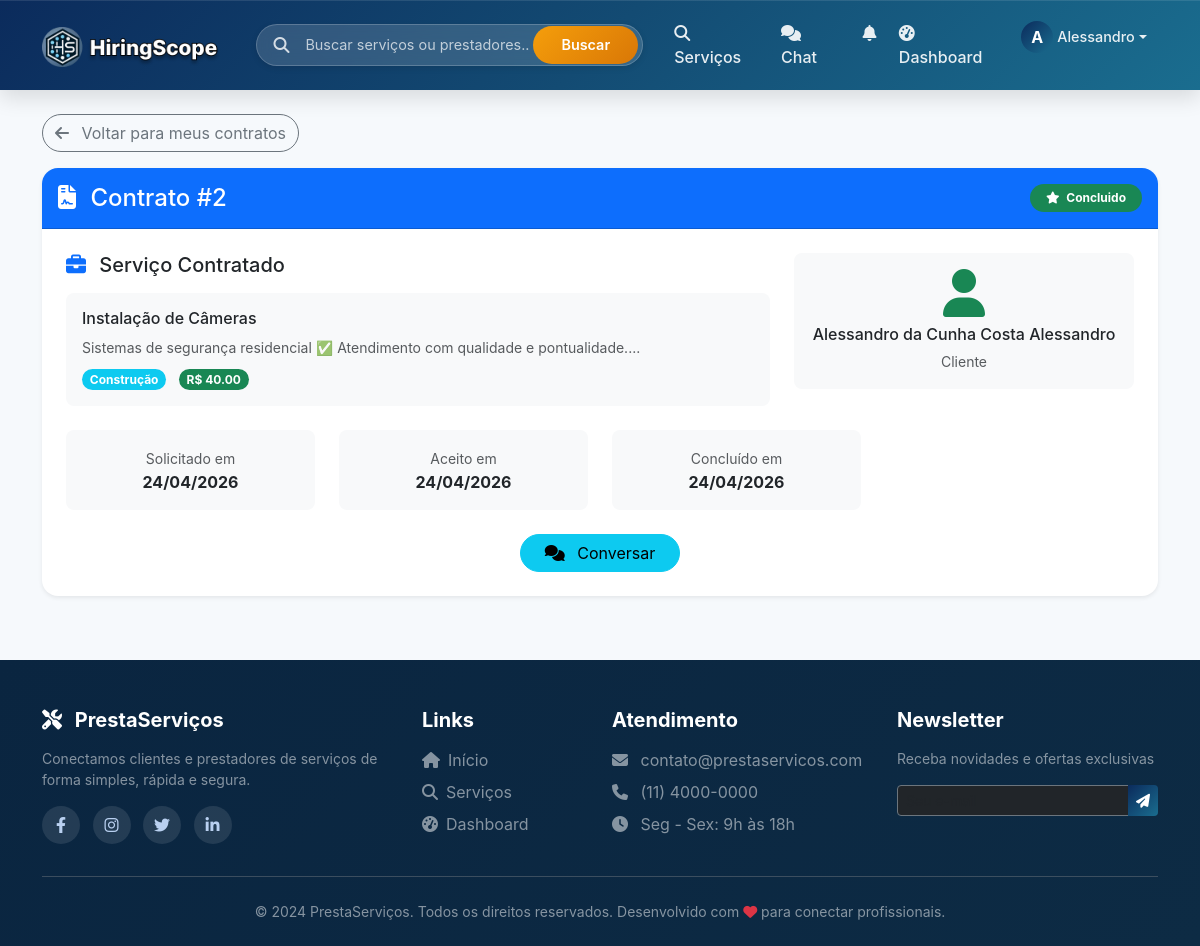
The app's page /contrato/detalhe/2 (signed in) with its own data.
### models.py (models this page shows, shortened)
class Usuario(UserMixin, db.Model):
    __tablename__ = 'usuarios'
    id = db.Column(db.Integer, primary_key=True)
    nome = db.Column(db.String(100), nullable=False)
    email = db.Column(db.String(100), unique=True, nullable=False)
    senha_hash = db.Column(db.String(200), nullable=False)
    telefone = db.Column(db.String(20))
    tipo = db.Column(db.String(20), nullable=False)  # cliente, prestador
    is_admin = db.Column(db.Boolean, default=False)  # NOVO CAMPO
    data_cadastro = db.Column(db.DateTime, default=datetime.utcnow)
    foto_perfil = db.Column(db.String(200), default='default.jpg')
    foto_url = db.Column(db.String(500), nullable=True)  # URL da foto do Google
    descricao = db.Column(db.Text)
    servicos_oferecidos = db.relationship('Servico', back_populates='prestador', lazy=True, overlaps='prestador_rel')
    avaliacoes_recebidas = db.relationship('Avaliacao', foreign_keys='Avaliacao.prestador_id', back_populates='prestador', lazy=True, overlaps='avaliado_rel')
    avaliacoes_feitas = db.relationship('Avaliacao', foreign_keys='Avaliacao.cliente_id', back_populates='cliente', lazy=True, overlaps='avaliador_rel')
    favoritos = db.relationship('Favorito', foreign_keys='Favorito.cliente_id', back_populates='cliente', lazy=True, overlaps='cliente_rel')
    contratos_como_cliente = db.relationship('Contrato', foreign_keys='Contrato.cliente_id', back_populates='cliente', lazy=True, overlaps='cliente_rel')
    contratos_como_prestador = db.relationship('Contrato', foreign_keys='Contrato.prestador_id', back_populates='prestador', lazy=True, overlaps='prestador_rel')

class Contrato(db.Model):
    __tablename__ = 'contratos'
    id = db.Column(db.Integer, primary_key=True)
    cliente_id = db.Column(db.Integer, db.ForeignKey('usuarios.id'), nullable=False)
    prestador_id = db.Column(db.Integer, db.ForeignKey('usuarios.id'), nullable=False)
    servico_id = db.Column(db.Integer, db.ForeignKey('servicos.id'), nullable=False)
    status = db.Column(db.String(20), default='pendente')  # pendente, aceito, em_andamento, concluido, cancelado
    data_solicitacao = db.Column(db.DateTime, default=datetime.utcnow)
    data_aceite = db.Column(db.DateTime, nullable=True)
    data_inicio = db.Column(db.DateTime, nullable=True)
    data_conclusao = db.Column(db.DateTime, nullable=True)
    mensagem_cliente = db.Column(db.Text, nullable=True)
    mensagem_prestador = db.Column(db.Text, nullable=True)
    preco_acordado = db.Column(db.Float, nullable=True)
    cliente = db.relationship('Usuario', foreign_keys=[cliente_id], back_populates='contratos_como_cliente')
    prestador = db.relationship('Usuario', foreign_keys=[prestador_id], back_populates='contratos_como_prestador')
    servico = db.relationship('Servico', foreign_keys=[servico_id], back_populates='contratos')
    avaliacao = db.relationship('Avaliacao', back_populates='contrato', uselist=False, cascade='all, delete-orphan')
    def get_status_icon(self):
        icons = {
            'pendente': 'fa-clock',
            'aceito': 'fa-check-circle',
            'em_andamento': 'fa-spinner',
            'concluido': 'fa-star',
            'cancelado': 'fa-times-circle'
        }
        return icons.get(self.status, 'fa-file-contract')
    def get_status_color(self):
        colors = {
            'pendente': 'warning',
            'aceito': 'info',
            'em_andamento': 'primary',
            'concluido': 'success',
            'cancelado': 'danger'
        }
        return colors.get(self.status, 'secondary')

class Servico(db.Model):
    __tablename__ = 'servicos'
    id = db.Column(db.Integer, primary_key=True)
    prestador_id = db.Column(db.Integer, db.ForeignKey('usuarios.id'), nullable=False)
    titulo = db.Column(db.String(200), nullable=False)
    descricao = db.Column(db.Text, nullable=False)
    categoria = db.Column(db.String(100))
    tipo_preco = db.Column(db.String(20), default='fixo')  # fixo, hora, dia, metro, consulta
    preco = db.Column(db.Float)
    destaque = db.Column(db.Boolean, default=False)
    destaque_pago = db.Column(db.Boolean, default=False)
    destaque_data_fim = db.Column(db.DateTime, nullable=True)
    data_postagem = db.Column(db.DateTime, default=datetime.utcnow)
    imagem_base64 = db.Column(db.Text, nullable=True)
    prestador = db.relationship('Usuario', foreign_keys=[prestador_id], back_populates='servicos_oferecidos')
    solicitacoes = db.relationship('Solicitacao', back_populates='servico', lazy=True, overlaps='servico_rel')
    avaliacoes = db.relationship('Avaliacao', back_populates='servico', lazy=True, overlaps='servico_rel')
    contratos = db.relationship('Contrato', back_populates='servico', lazy=True, overlaps='servico_rel')

### routes/contrato_routes.py (the view)
@contrato_bp.route('/detalhe/<int:contrato_id>')
@login_required
def detalhe_contrato(contrato_id):
    contrato = Contrato.query.get_or_404(contrato_id)
    if contrato.cliente_id != current_user.id and contrato.prestador_id != current_user.id:
        flash('Acesso negado', 'danger')
        return redirect(url_for('index'))
    avaliacao = None
    if contrato.status == 'concluido':
        avaliacao = Avaliacao.query.filter_by(
            contrato_id=contrato.id,
            cliente_id=current_user.id
        ).first()
    return render_template('contratos/detalhe.html', contrato=contrato, avaliacao=avaliacao)

### templates/contratos/detalhe.html (shortened to what this page needs)
{% extends "base.html" %}
{% block content %}
<div class="container mt-4">
    <div class="mb-3">
        <a href="{{ url_for('contrato.meus_contratos') }}" class="btn btn-outline-secondary rounded-pill">
            <i class="fas fa-arrow-left me-2"></i> Voltar para meus contratos
        </a>
    </div>
    <div class="card shadow-sm border-0 rounded-4">
        <div class="card-header bg-primary text-white rounded-top-4 py-3">
            <div class="d-flex justify-content-between align-items-center flex-wrap">
                <h4 class="mb-0">
                    <i class="fas fa-file-contract me-2"></i>
                    Contrato #{{ contrato.id }}
                </h4>
                <span class="badge bg-{{ contrato.get_status_color() }} px-3 py-2 rounded-pill">
                    <i class="fas {{ contrato.get_status_icon() }} me-1"></i>
                    {{ contrato.status|replace('_', ' ')|title }}
                </span>
            </div>
        </div>
        <div class="card-body p-4">
            <div class="row mb-4">
                <div class="col-md-8">
                    <h5 class="mb-3">
                        <i class="fas fa-briefcase text-primary me-2"></i>
                        Serviço Contratado
                    </h5>
                    <div class="bg-light p-3 rounded-3">
                        <h6 class="mb-2">{{ contrato.servico.titulo }}</h6>
                        <p class="text-muted small mb-2">{{ contrato.servico.descricao[:150] }}...</p>
                        <span class="badge bg-info rounded-pill">{{ contrato.servico.categoria }}</span>
                        {% if contrato.preco_acordado %}
                            <span class="badge bg-success rounded-pill ms-2">
                                R$ {{ "%.2f"|format(contrato.preco_acordado) }}
                            </span>
                        {% endif %}
                    </div>
                </div>
                <div class="col-md-4">
                    <div class="card bg-light border-0 rounded-3">
                        <div class="card-body text-center">
                            {% if current_user.id == contrato.cliente_id %}
                                <i class="fas fa-user-tie fa-3x text-primary mb-2"></i>
                                <h6 class="mb-1">{{ contrato.prestador.nome }}</h6>
                                <small class="text-muted">Prestador</small>
                            {% else %}
                                <i class="fas fa-user fa-3x text-success mb-2"></i>
                                <h6 class="mb-1">{{ contrato.cliente.nome }}</h6>
                                <small class="text-muted">Cliente</small>
                            {% endif %}
                        </div>
                    </div>
                </div>
            </div>
            <div class="row mb-4">
                <div class="col-md-3">
                    <div class="text-center p-3 bg-light rounded-3">
                        <small class="text-muted">Solicitado em</small>
                        <p class="mb-0 fw-bold">{{ contrato.data_solicitacao.strftime('%d/%m/%Y') }}</p>
                    </div>
                </div>
                {% if contrato.data_aceite %}
                <div class="col-md-3">
                    <div class="text-center p-3 bg-light rounded-3">
                        <small class="text-muted">Aceito em</small>
                        <p class="mb-0 fw-bold">{{ contrato.data_aceite.strftime('%d/%m/%Y') }}</p>
                    </div>
                </div>
                {% endif %}
                {% if contrato.data_conclusao %}
                <div class="col-md-3">
                    <div class="text-center p-3 bg-light rounded-3">
                        <small class="text-muted">Concluído em</small>
                        <p class="mb-0 fw-bold">{{ contrato.data_conclusao.strftime('%d/%m/%Y') }}</p>
                    </div>
                </div>
                {% endif %}
            </div>
            <div class="row mt-4">
                <div class="col-12">
                    <div class="d-flex gap-2 flex-wrap justify-content-center">
                        <button onclick="iniciarChat({{ contrato.prestador_id if current_user.id == contrato.cliente_id else contrato.cliente_id }}, '{{ (contrato.prestador.nome if current_user.id == contrato.cliente_id else contrato.cliente.nome)|replace("'", "\\'") }}')"
                                class="btn btn-info rounded-pill px-4">
                            <i class="fas fa-comments me-2"></i> Conversar
                        </button>
                    </div>
                </div>
            </div>
        </div>
    </div>
</div>
{% endblock %}

### templates/components/base/navbar.html (shortened to what this page needs)
<nav class="navbar navbar-expand-lg navbar-dark sticky-top">
    <div class="container">
        <a class="navbar-brand" href="{{ url_for('main.index') }}">
            <img src="{{ url_for('static', filename='img/logo.png') }}"
                 alt="PrestaServiços"
                 class="navbar-logo"
                 style="height: 42px;"
                 onerror="this.onerror=null; this.parentNode.innerHTML='<i class=\'fas fa-tools me-2\'></i> PrestaServiços';">
        </a>
        <div class="search-bar-desktop d-none d-lg-block">
            <div class="search-bar-wrapper">
                <div class="search-icon"><i class="fas fa-search"></i></div>
                <input type="text" id="globalSearchInput" class="search-input" placeholder="Buscar serviços ou prestadores...">
                <button id="globalSearchBtn" class="search-btn">Buscar</button>
            </div>
        </div>
        <div class="collapse navbar-collapse" id="navbarNav">
            <ul class="navbar-nav ms-auto">
                <li class="nav-item">
                    <a class="nav-link" href="{{ url_for('servico.lista') }}">
                        <i class="fas fa-search me-1"></i> Serviços
                    </a>
                </li>
                {% if current_user.is_authenticated %}
                    <li class="nav-item position-relative">
                        <a class="nav-link chat-link" href="{{ url_for('chat.index') }}">
                            <i class="fas fa-comments me-1"></i> Chat
                        </a>
                    </li>
                    <li class="nav-item dropdown">
                        <a class="nav-link" href="#" id="notificationDropdown" role="button" data-bs-toggle="dropdown">
                            <i class="fas fa-bell"></i>
                        </a>
                    </li>
                    <li class="nav-item">
                        <a class="nav-link" href="{{ url_for('main.dashboard') }}">
                            <i class="fas fa-tachometer-alt me-1"></i> Dashboard
                        </a>
                    </li>
                    <li class="nav-item dropdown">
                        <a class="nav-link dropdown-toggle d-flex align-items-center" href="#" id="userDropdown" role="button" data-bs-toggle="dropdown">
                            {% if current_user.foto_url %}
                                <div class="user-avatar-nav-placeholder" style="display: none;">{{ current_user.nome[0]|upper }}</div>
                            {% else %}
                                <div class="user-avatar-nav-placeholder">{{ current_user.nome[0]|upper }}</div>
                            {% endif %}
                            <span class="user-name-nav ms-1">{{ current_user.nome.split()[0] }}</span>
                        </a>
                    </li>
                {% endif %}
            </ul>
        </div>
    </div>
</nav>

### records on screen
Usuario: nome "A", nome "Alessandro"
Contrato: id "2", status "Concluido", preco_acordado "40.00", data_solicitacao "24/04/2026", data_aceite "24/04/2026", data_conclusao "24/04/2026"
Servico: servico.titulo "Instalação de Câmeras", servico "Sistemas de segurança residencial ✅ Atendimento com qualidade e pontualidade.", servico.categoria "Construção"
Usuario: cliente.nome "Alessandro da Cunha Costa Alessandro"
